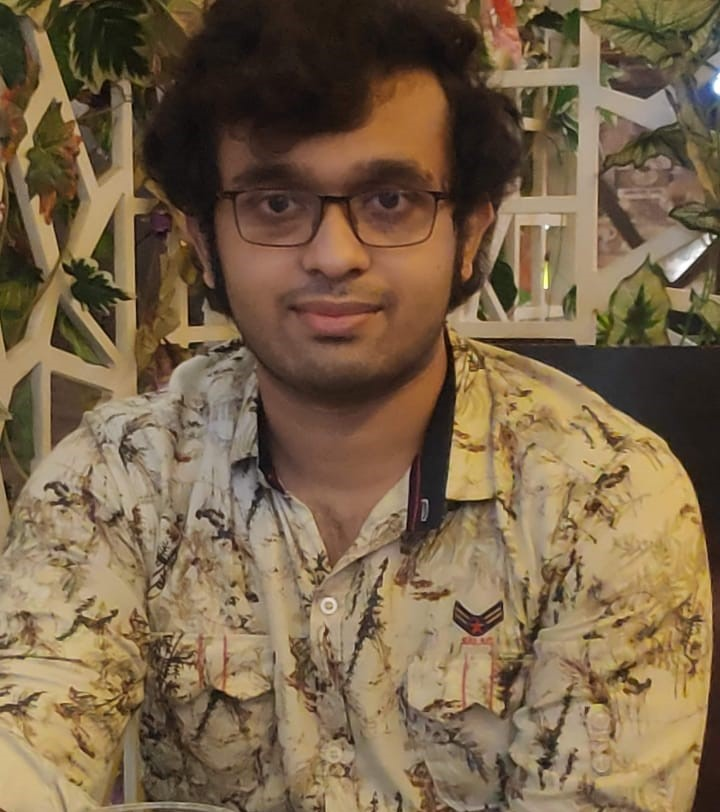
%> input picture CSE 4.2/DIP LAB/OFFLINE 03/Atanu.jpeg, 720 x 812 px
$ octave Offline3.m   (GNU Octave 9; MATLAB toolbox functions it lacks are replaced by stand-ins)
%> lines starting %> are read from the running program, lines starting %| are printed output that depends on the picture
clear;
I = imread('Atanu.jpeg');
%> I is the input picture: size 812x720x3 uint8; mean R, G, B 122, 100.6, 73.7
I = im2double(I);
%> I: size 812x720x3 double
gray = rgb2gray(I);
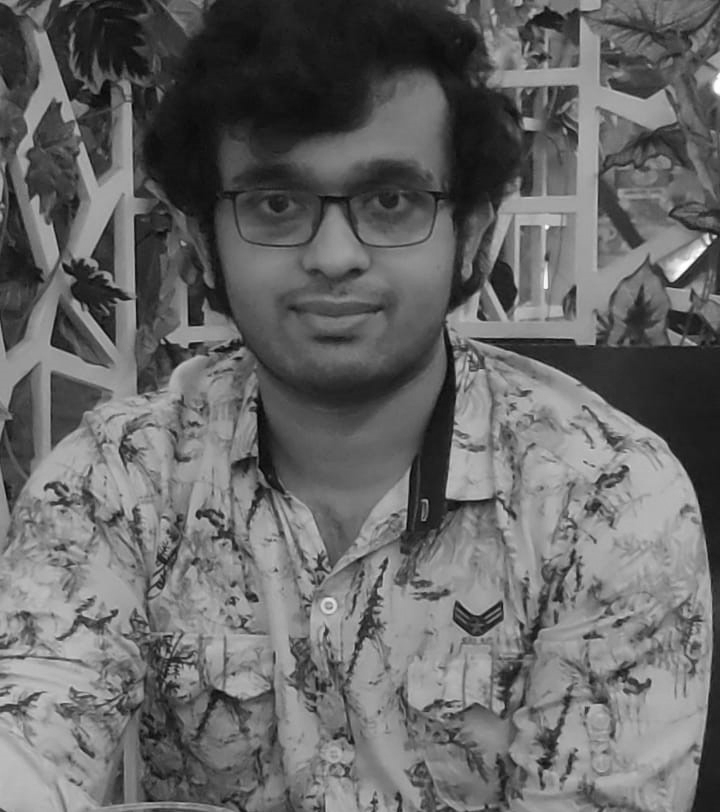
%> gray: size 812x720 double; min 0.0198, max 1, mean 0.408
gray = im2double(gray);

Sigma = 'Enter the Sigma value = '
in = input(Sigma)
%> the answer given: 2

figure;
imshow(gray);

data = -5:5;

%X , Y matrix for 11*11 Kernel
gau_x = zeros(11,11);
gau_y = zeros(11,11);

%making 11*11 gausian kernel for X
for i = 1:11
    for j = 1:11
        gau_x(i,j) = data(j);
    end
end


%making 11*11 gausian kernel for Y
for i = 1:11
    for j = 1:11
        gau_y(j,i) = data(j);
    end
end

%calculating as per given equation
% -(X^2 + Y^2)
up = -(gau_x .* gau_x + gau_y .* gau_y);

% 2 * sigma^2
down = 2 * in * in;

% dividing this -(X^2 + Y^2) matrix by 2 * sigma^2
up = up /down ;

% calculating e^{-(X^2 + Y^2) /(2 * sigma^2 )}
e = exp(up);

% calculating 2*r*sigma^2
new_down = down * pi;

% calculating for making the final filter
filter = e/new_down;

% As i have to use 11*11 kernel so making an zero matrix having 10 row and
% 10 colum more from my input image
z = zeros(730,1290);
z = im2double(z);

%Doing zero padding
for i = 1:size(gray,1)
    for j = 1 : size(gray,2)
        z(i+5,j+5) = gray(i,j);
    end
end
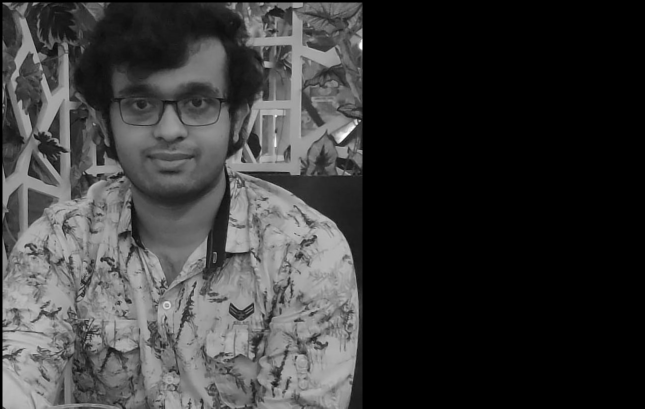
%> z: size 817x1290 double (shown at 1/2 size); min 0, max 1, mean 0.226

final = z;
final = im2double(final);

for i = 1:730-11
    for j = 1:1290-11
        a = z(i:i+10,j:j+10);
        val = a .* filter;
        center_pixel_val = sum(val(:));
        final(i+5,j+5) = center_pixel_val;
    end
end

figure;
imshow(final);
